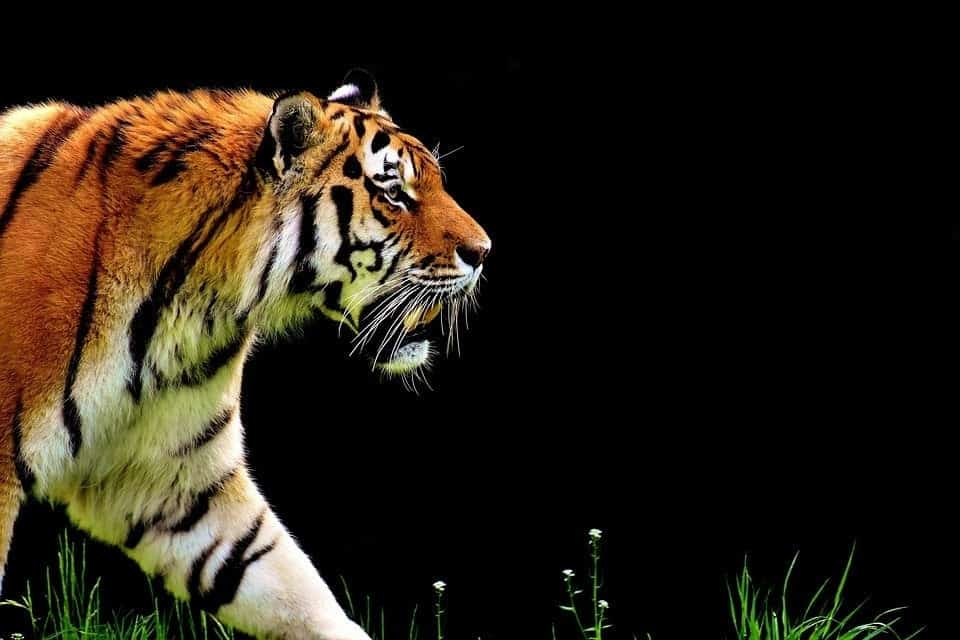
#> input picture Task8/tiger.jpg, 960 x 640 px, found by its file name
$ python Task8_2.py   (older library calls are emulated)
#> lines starting #> are read from the running program, lines starting #| are printed output that depends on the picture; after the words box and inside, x2 and y2 are one past the last pixel; in counts of white or black regions, pixels touching at a corner belong together
import cv2
import numpy as np

img = cv2.imread("Task8/tiger.jpg", 0)
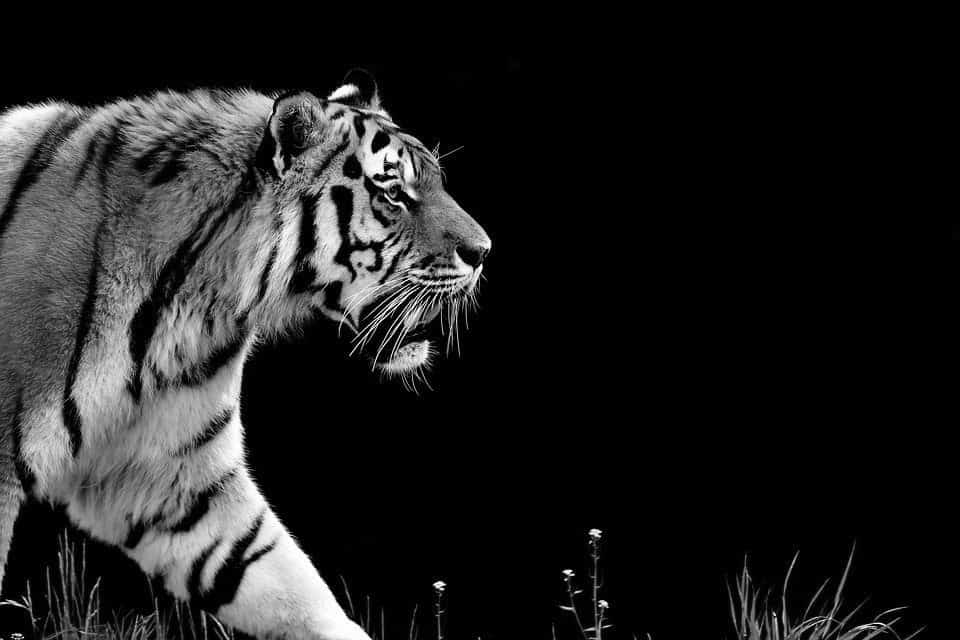
#> img: shape (640, 960); min 0, max 255, mean 33.2
img_blur = cv2.GaussianBlur(img, (3,3), sigmaX = 0, sigmaY= 0)

sobelx = cv2.Sobel(src=img_blur, ddepth=cv2.CV_32F, dx=1, dy=0, ksize=5)
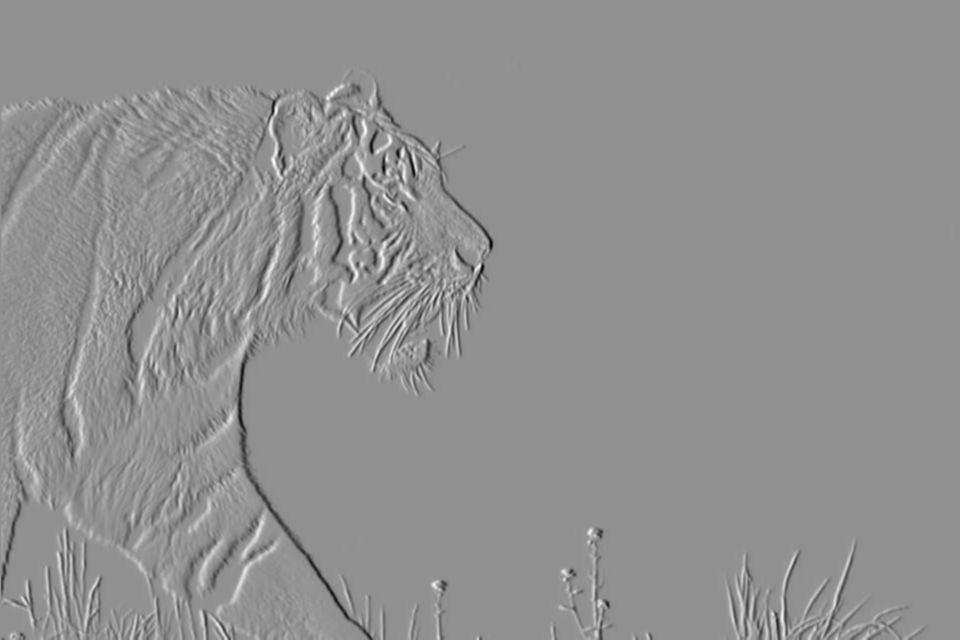
#> sobelx: shape (640, 960) float32; min -9377, max 7121, mean -10.1; drawn with min black and max white
sobely = cv2.Sobel(src=img_blur, ddepth=cv2.CV_32F, dx=0, dy=1, ksize=5)
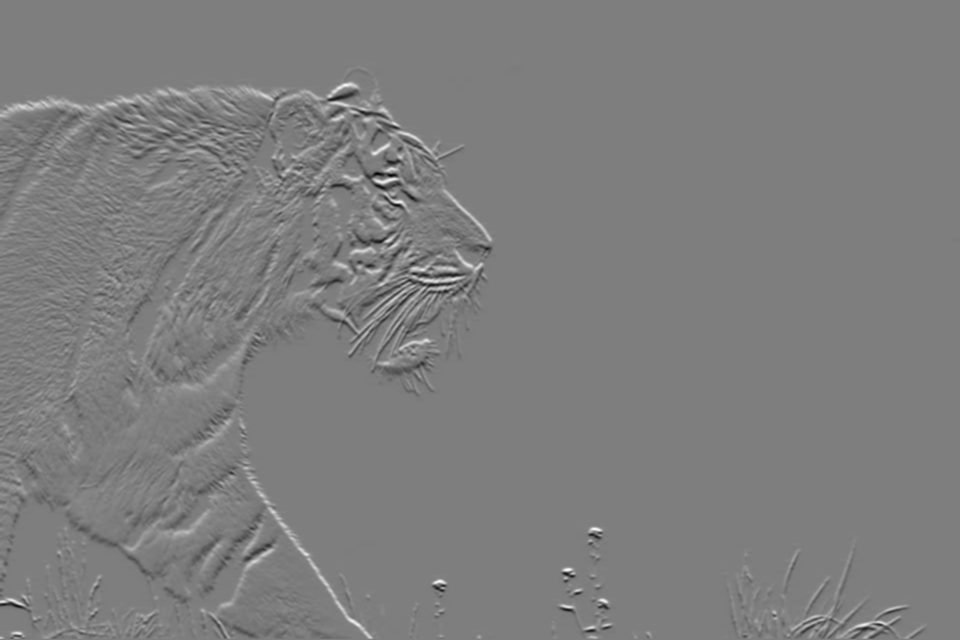
#> sobely: shape (640, 960) float32; min -8874, max 9083, mean 8.6; drawn with min black and max white
sobelxy = cv2.magnitude(sobelx, sobely)
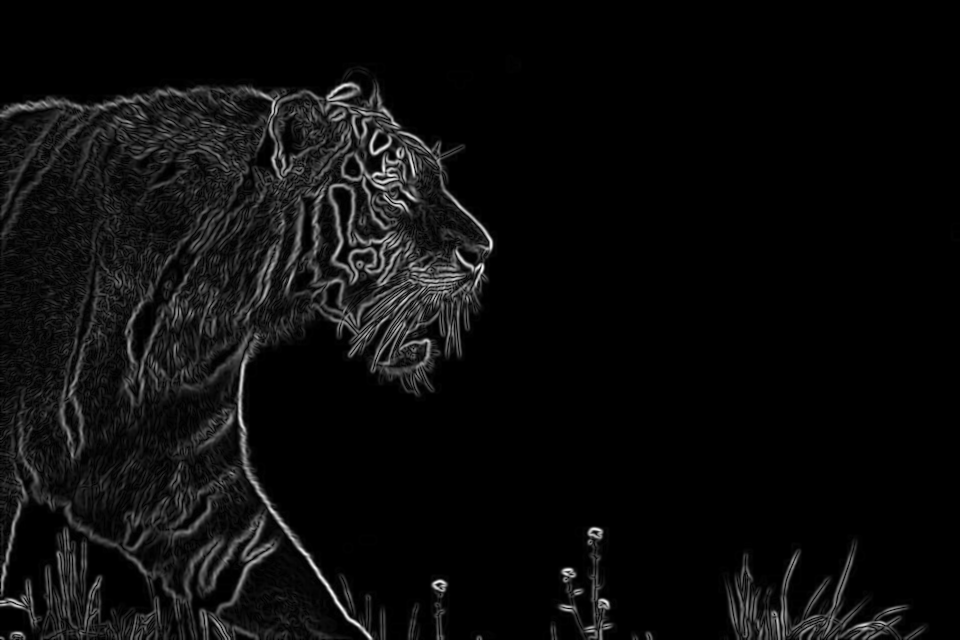
#> sobelxy: shape (640, 960) float32; min 0, max 9487.5, mean 464.4; drawn with min black and max white

cv2.imshow('Sobel X', sobelx)
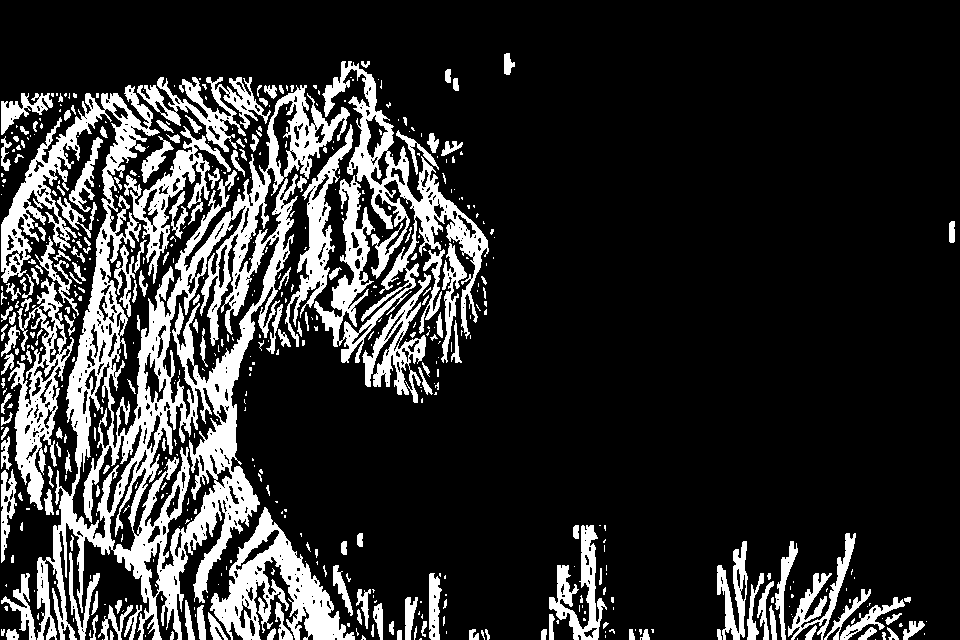
#> window 'Sobel X': shape (640, 960); 18.9% white; 529 white regions (342 under 20 px), largest, box (x1, y1, x2, y2) and area: (1, 85, 350, 640) 48485, (314, 61, 489, 363) 12567, (210, 507, 355, 640) 7160
cv2.waitKey(0)

cv2.imshow('Sobel Y', sobely)
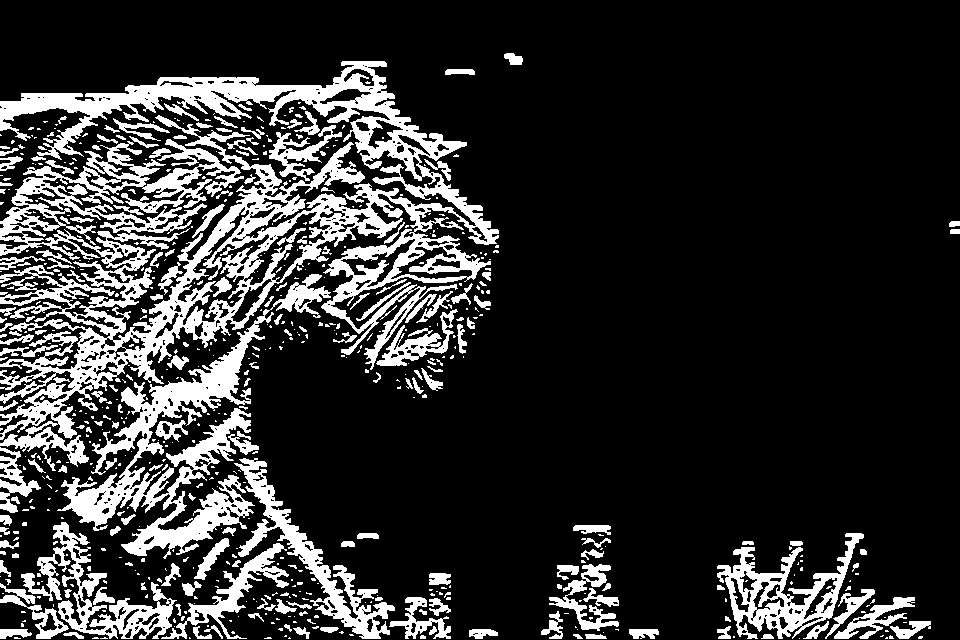
#> window 'Sobel Y': shape (640, 960); 18.8% white; 633 white regions (442 under 20 px), largest, box (x1, y1, x2, y2) and area: (0, 61, 499, 471) 56880, (57, 274, 331, 559) 14986, (234, 458, 395, 639) 5031
cv2.waitKey(0)

cv2.imshow('Sobel gradient magnitude', cv2.normalize(sobelxy, None, 0, 255, cv2.NORM_MINMAX, dtype=cv2.CV_8U))
cv2.waitKey(0)
